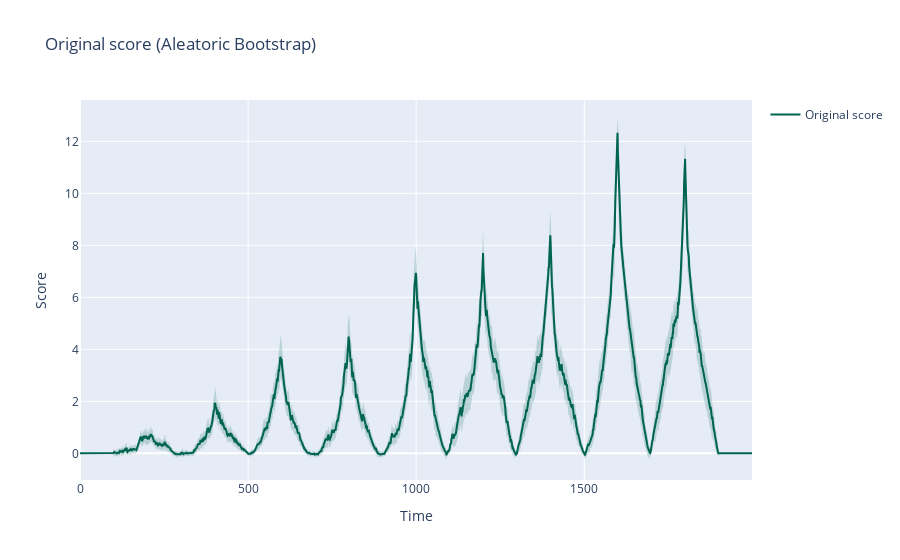

Notebook code for this chart:
### Code cell
stat = get_stat(bs_table)

x = list(stat.index)

fig = go.Figure([
    go.Scatter(
        x=x,
        y=stat["Mean"].values,
        line=dict(color='rgb(0,100,80)'),
        mode='lines',
        name="Original score"
    ),
    ### Scores on single plot
    go.Scatter(
        x=x+x[::-1], # x, then x reversed
        y=list(stat["upper_b"].values)+list(stat["lower_b"][::-1].values), # upper, then lower reversed
        fill='toself',
        fillcolor='rgba(0,100,80,0.2)',
        line=dict(color='rgba(255,255,255,0)'),
        hoverinfo="skip",
        showlegend=False,
    )
])

fig.update_layout(
    title_text="Original score (Aleatoric Bootstrap)",
    xaxis_title="Time",
    yaxis_title="Score"
)

### Figure 1 — Plotly figure (JSON) as saved in the notebook; plotly's stock layout.template omitted (floating-point values rounded to 4 significant figures; data arrays with more than 128 entries replaced by an {"elided": "..."} marker saying what was removed)
{"data": [{"line": {"color": "rgb(0,100,80)"}, "mode": "lines", "name": "Original score", "type": "scatter", "x": {"elided": "2000 int values"}, "y": {"elided": "2000 float values"}}, {"fill": "toself", "fillcolor": "rgba(0,100,80,0.2)", "hoverinfo": "skip", "line": {"color": "rgba(255,255,255,0)"}, "showlegend": false, "type": "scatter", "x": {"elided": "4000 int values"}, "y": {"elided": "4000 float values"}}], "layout": {"title": {"text": "Original score (Aleatoric Bootstrap)"}, "xaxis": {"title": {"text": "Time"}}, "yaxis": {"title": {"text": "Score"}}}}
